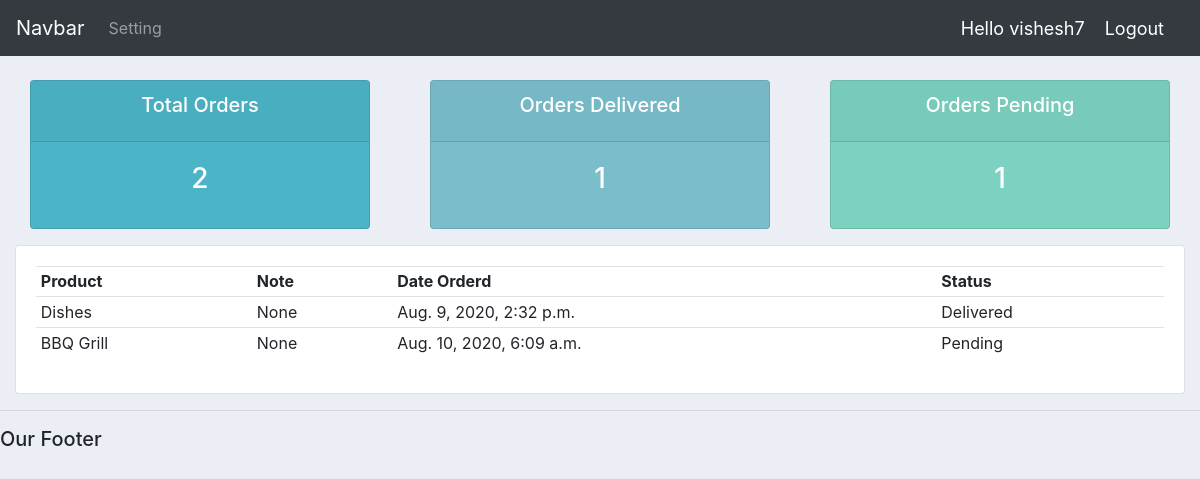
The page /user/ (signed in) on the database its author committed.
### accounts/models.py (models this page shows, shortened)
class Order(models.Model):
    STATUS=(
        ('Pending','Pending'),
        ('Out for delivery','Out for delivery'),
        ('Delivered','Delivered')
    )
    customer=models.ForeignKey(Customer,null=True,on_delete=models.SET_NULL)
    product=models.ForeignKey(Product,null=True,on_delete=models.SET_NULL)
    date_created=models.DateTimeField(auto_now_add=True,null=True)
    status=models.CharField(max_length=200,null=True,choices=STATUS)
    note=models.CharField(max_length=1000,null=True)

class Product(models.Model):
    CATEGORY=(
        ('Indoor','Indoor'),
        ('Out Door','Out Door'),
    )
    name=models.CharField(max_length=200,null=True)
    price=models.FloatField(null=True)
    category=models.CharField(max_length=200,null=True,choices=CATEGORY)
    description=models.CharField(max_length=200,null=True,blank=True)
    date_created=models.DateTimeField(auto_now_add=True,null=True)
    tag=models.ManyToManyField(Tag)
    def __str__(self):
        return self.name

### accounts/decorators.py (the view)
        def wrapper_func(request,*args,**kwargs):
            group=None
            if request.user.groups.exists():
                group=request.user.groups.all()[0].name
            if group in allowed_roles:
                return view_func(request,*args,**kwargs)
            else:
                return HttpResponse('You are not authorized to view this page')
            return view_func(request,*args,**kwargs)

### accounts/views.py (called while the page is built)
@login_required(login_url='login')
@allowed_users(allowed_roles=['customer'])
def userPage(request):
    orders=request.user.customer.order_set.all()
    total_orders=orders.count()
    delivered=orders.filter(status='Delivered').count()
    pending=orders.filter(status='Pending').count()
    context={'orders':orders,'total_orders':total_orders,'delivered':delivered,'pending':pending}
    return render(request,'accounts/users.html',context)

### accounts/templates/accounts/users.html
{% extends 'accounts/main.html'%}
{% block content %}
{% include 'accounts/status.html' %}
<div class="row" style="margin:0px;">
	<div class="col-md">
		<div class="card card-body">
			<table class="table table-sm">
				<tr>
					<th>Product</th>
					<th>Note</th>
					<th>Date Orderd</th>
					<th>Status</th>
				</tr>
				{% for order in orders %}
                 <tr>
					 <td>{{order.product}}</td>
					 <td>{{order.note}}</td>
					 <td>{{order.date_created}}</td>
					 <td>{{order.status}}</td>
				 </tr>
				{% endfor %}
			</table>
		</div>
	</div>
</div>
{% endblock %}

### accounts/templates/accounts/navbar.html (shortened to what this page needs)
<nav class="navbar navbar-expand-lg navbar-dark bg-dark">
  <a class="navbar-brand" href="#">Navbar</a>
  <div class="collapse navbar-collapse" id="navbarNav">
    <ul class="navbar-nav">
      {% if request.user.is_staff %}
      <li class="nav-item active">
        <a class="nav-link" href="{% url 'home' %}">Dashboard </a>
      </li>
      <li class="nav-item">
        <a class="nav-link" href="{% url 'products' %}">Products</a>
      </li>
      {% else %}
      <li class="nav-items">
        <a class="nav-link" href="{% url 'account' %}">Setting</a>
      </li>
      {% endif %}
    </ul>
  </div>
  <span class="hello-msg">Hello {{request.user}}</span>
 <span > <a class="hello-msg" href="{% url 'logout' %}">Logout</a></span>
</nav>

### static/css/main.css (style rules this page uses)
body { background-color: #ebeff5; }

### accounts/templates/accounts/navbar.html (style rules this page uses)
.hello-msg { color:#fff; margin-right:20px; font-size:18px; }

### rows shown on the page
Order: product "Dishes", note "None", date_created "Aug. 9, 2020, 2:32 p.m.", status "Delivered"
Order: product "BBQ Grill", note "None", date_created "Aug. 10, 2020, 6:09 a.m.", status "Pending"

### other values the page prints
{{ request.user }} "vishesh7"
{{ total_orders }} "2"
{{ delivered }} "1"
{{ pending }} "1"
